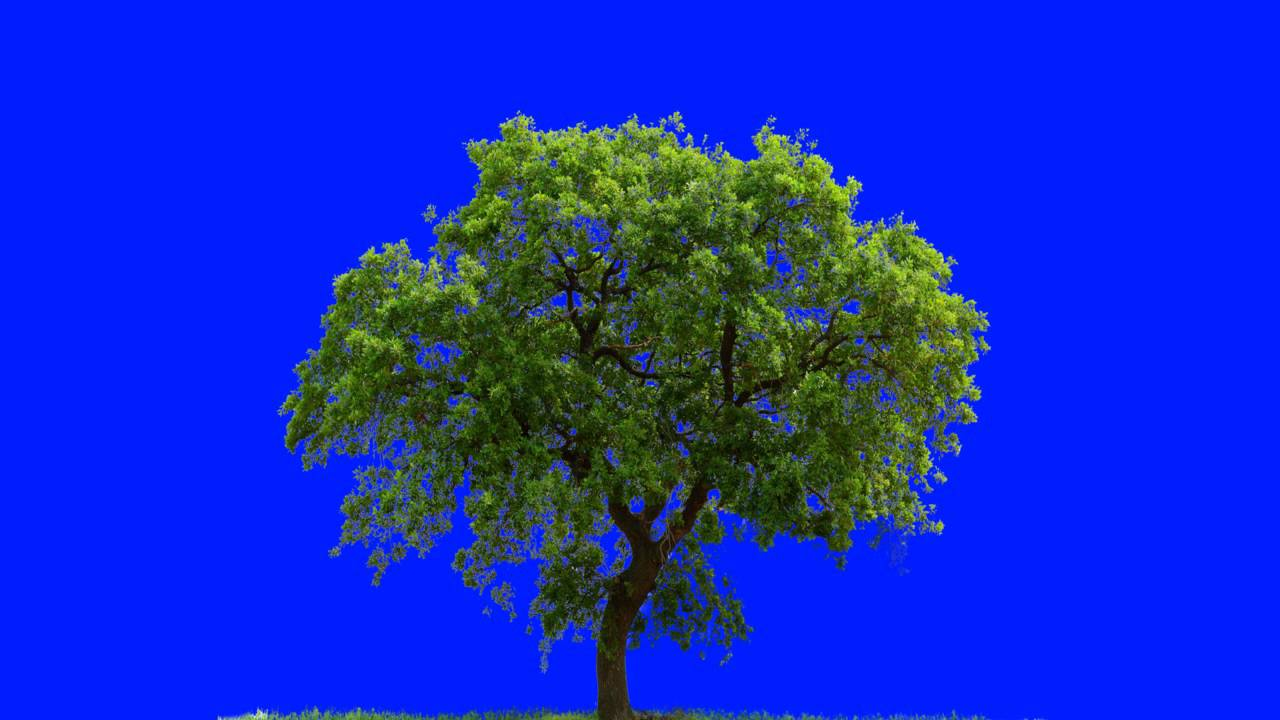
#> input picture OpenCV/bluetree.jpg, 1280 x 720 px
$ jupyter execute OpenCVtest.ipynb   (shell and % lines are left out)
#> lines starting #> are read from the running program, lines starting #| are printed output that depends on the picture; after the words box and inside, x2 and y2 are one past the last pixel; in counts of white or black regions, pixels touching at a corner belong together
[cell 1]
import numpy as np
import matplotlib.pyplot as plt
import cv2

[cell 2]
image = cv2.imread('bluetree.jpg')
#> image is the input picture: shape (720, 1280, 3); mean B, G, R 197.8, 43.1, 17.6


print("Type: ", type(image))
#| Type:  <class 'numpy.ndarray'>
print("Dimensions: ", image.shape)
#| Dimensions:  (720, 1280, 3)

[cell 3]

# Make Copy of Image
imageCopy = np.copy(image)

# Convert to RGB
imageCopy = cv2.cvtColor(imageCopy, cv2.COLOR_BGR2RGB)

plt.imshow(imageCopy)

# Define Color threshold and mask

[cell 4]
# Define Color Threshold
lowerBlue = np.array([0, 0, 230])
upperBlue = np.array([50, 50, 255])

# Create mask
mask = cv2.inRange(imageCopy, lowerBlue, upperBlue)
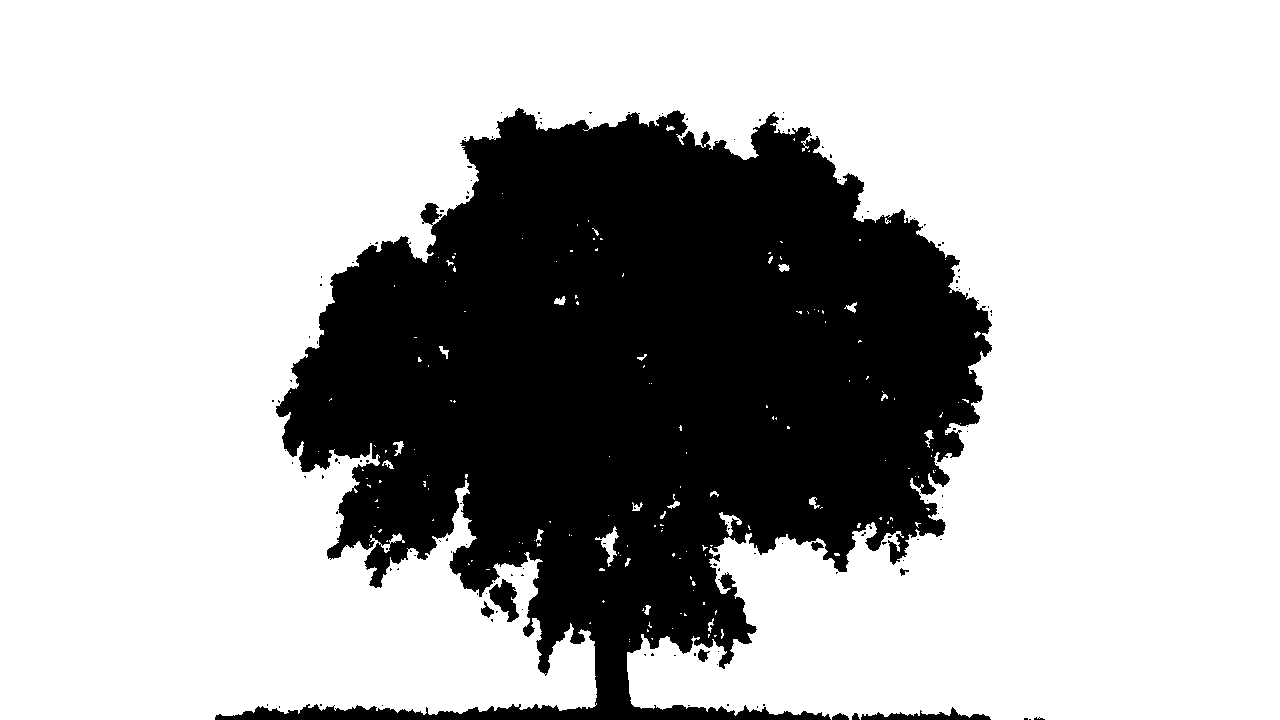
#> mask: shape (720, 1280); 70.8% white; 133 black regions (123 under 20 px), largest, box (x1, y1, x2, y2) and area: (215, 108, 992, 720) 266852, (861, 707, 991, 720) 730, (489, 579, 519, 622) 680
maskCopy = np.copy(mask)

plt.imshow(mask, cmap="gray")
